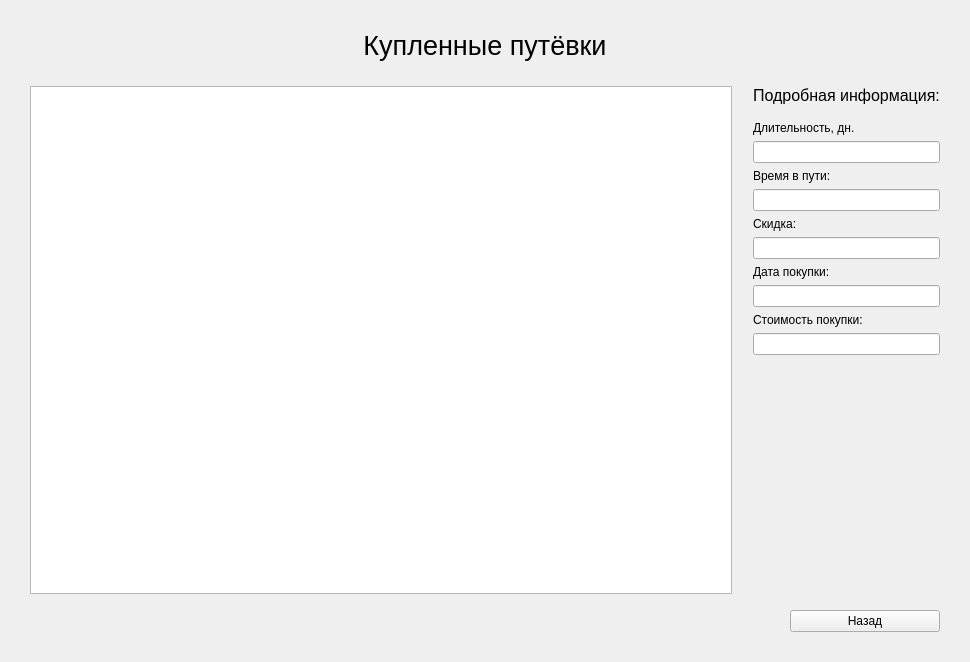
<?xml version="1.0" encoding="UTF-8"?>
<ui version="4.0">
 <class>ClientTicketsWindow</class>
 <widget class="QMainWindow" name="ClientTicketsWindow">
  <property name="geometry">
   <rect>
    <x>0</x>
    <y>0</y>
    <width>970</width>
    <height>662</height>
   </rect>
  </property>
  <property name="sizePolicy">
   <sizepolicy hsizetype="Minimum" vsizetype="Preferred">
    <horstretch>0</horstretch>
    <verstretch>0</verstretch>
   </sizepolicy>
  </property>
  <property name="windowTitle">
   <string>MainWindow</string>
  </property>
  <widget class="QWidget" name="centralwidget">
   <layout class="QVBoxLayout" name="verticalLayout_3">
    <property name="leftMargin">
     <number>30</number>
    </property>
    <property name="topMargin">
     <number>10</number>
    </property>
    <property name="rightMargin">
     <number>30</number>
    </property>
    <property name="bottomMargin">
     <number>30</number>
    </property>
    <item>
     <widget class="QLabel" name="label">
      <property name="minimumSize">
       <size>
        <width>0</width>
        <height>70</height>
       </size>
      </property>
      <property name="font">
       <font>
        <pointsize>20</pointsize>
       </font>
      </property>
      <property name="text">
       <string>Купленные путёвки</string>
      </property>
      <property name="alignment">
       <set>Qt::AlignCenter</set>
      </property>
     </widget>
    </item>
    <item>
     <layout class="QHBoxLayout" name="horizontalLayout_2">
      <item>
       <widget class="QTableView" name="tableView">
        <property name="minimumSize">
         <size>
          <width>650</width>
          <height>0</height>
         </size>
        </property>
        <attribute name="horizontalHeaderStretchLastSection">
         <bool>true</bool>
        </attribute>
       </widget>
      </item>
      <item>
       <spacer name="horizontalSpacer_2">
        <property name="orientation">
         <enum>Qt::Horizontal</enum>
        </property>
        <property name="sizeType">
         <enum>QSizePolicy::Fixed</enum>
        </property>
        <property name="sizeHint" stdset="0">
         <size>
          <width>15</width>
          <height>20</height>
         </size>
        </property>
       </spacer>
      </item>
      <item>
       <layout class="QVBoxLayout" name="verticalLayout_2">
        <item>
         <widget class="QLabel" name="label_6">
          <property name="font">
           <font>
            <pointsize>12</pointsize>
           </font>
          </property>
          <property name="text">
           <string>Подробная информация:</string>
          </property>
         </widget>
        </item>
        <item>
         <spacer name="verticalSpacer_3">
          <property name="orientation">
           <enum>Qt::Vertical</enum>
          </property>
          <property name="sizeType">
           <enum>QSizePolicy::Fixed</enum>
          </property>
          <property name="sizeHint" stdset="0">
           <size>
            <width>20</width>
            <height>10</height>
           </size>
          </property>
         </spacer>
        </item>
        <item>
         <layout class="QVBoxLayout" name="verticalLayout">
          <item>
           <widget class="QLabel" name="label_2">
            <property name="text">
             <string>Длительность, дн.</string>
            </property>
           </widget>
          </item>
          <item>
           <widget class="QLineEdit" name="durationEdit">
            <property name="sizePolicy">
             <sizepolicy hsizetype="Preferred" vsizetype="Fixed">
              <horstretch>0</horstretch>
              <verstretch>0</verstretch>
             </sizepolicy>
            </property>
            <property name="readOnly">
             <bool>true</bool>
            </property>
           </widget>
          </item>
          <item>
           <widget class="QLabel" name="label_3">
            <property name="text">
             <string>Время в пути:</string>
            </property>
           </widget>
          </item>
          <item>
           <widget class="QLineEdit" name="travelTimeEdit">
            <property name="sizePolicy">
             <sizepolicy hsizetype="Preferred" vsizetype="Fixed">
              <horstretch>0</horstretch>
              <verstretch>0</verstretch>
             </sizepolicy>
            </property>
            <property name="readOnly">
             <bool>true</bool>
            </property>
           </widget>
          </item>
          <item>
           <widget class="QLabel" name="label_4">
            <property name="text">
             <string>Скидка:</string>
            </property>
           </widget>
          </item>
          <item>
           <widget class="QLineEdit" name="discountEdit">
            <property name="sizePolicy">
             <sizepolicy hsizetype="Preferred" vsizetype="Fixed">
              <horstretch>0</horstretch>
              <verstretch>0</verstretch>
             </sizepolicy>
            </property>
            <property name="readOnly">
             <bool>true</bool>
            </property>
           </widget>
          </item>
          <item>
           <widget class="QLabel" name="label_5">
            <property name="text">
             <string>Дата покупки:</string>
            </property>
           </widget>
          </item>
          <item>
           <widget class="QLineEdit" name="purchaseDate">
            <property name="sizePolicy">
             <sizepolicy hsizetype="Preferred" vsizetype="Fixed">
              <horstretch>0</horstretch>
              <verstretch>0</verstretch>
             </sizepolicy>
            </property>
            <property name="readOnly">
             <bool>true</bool>
            </property>
           </widget>
          </item>
          <item>
           <widget class="QLabel" name="label_7">
            <property name="text">
             <string>Стоимость покупки:</string>
            </property>
           </widget>
          </item>
          <item>
           <widget class="QLineEdit" name="priceEdit">
            <property name="sizePolicy">
             <sizepolicy hsizetype="Preferred" vsizetype="Fixed">
              <horstretch>0</horstretch>
              <verstretch>0</verstretch>
             </sizepolicy>
            </property>
            <property name="readOnly">
             <bool>true</bool>
            </property>
           </widget>
          </item>
          <item>
           <spacer name="verticalSpacer_2">
            <property name="orientation">
             <enum>Qt::Vertical</enum>
            </property>
            <property name="sizeHint" stdset="0">
             <size>
              <width>20</width>
              <height>40</height>
             </size>
            </property>
           </spacer>
          </item>
         </layout>
        </item>
       </layout>
      </item>
     </layout>
    </item>
    <item>
     <spacer name="verticalSpacer">
      <property name="orientation">
       <enum>Qt::Vertical</enum>
      </property>
      <property name="sizeType">
       <enum>QSizePolicy::Fixed</enum>
      </property>
      <property name="sizeHint" stdset="0">
       <size>
        <width>20</width>
        <height>10</height>
       </size>
      </property>
     </spacer>
    </item>
    <item>
     <layout class="QHBoxLayout" name="horizontalLayout">
      <item>
       <spacer name="horizontalSpacer">
        <property name="orientation">
         <enum>Qt::Horizontal</enum>
        </property>
        <property name="sizeHint" stdset="0">
         <size>
          <width>40</width>
          <height>20</height>
         </size>
        </property>
       </spacer>
      </item>
      <item>
       <widget class="QPushButton" name="backButton">
        <property name="minimumSize">
         <size>
          <width>150</width>
          <height>0</height>
         </size>
        </property>
        <property name="text">
         <string>Назад</string>
        </property>
       </widget>
      </item>
     </layout>
    </item>
   </layout>
  </widget>
 </widget>
 <resources/>
 <connections/>
</ui>
